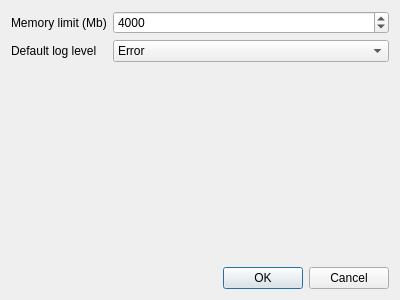
<?xml version="1.0" encoding="UTF-8"?>
<ui version="4.0">
 <class>PreferencesDialog</class>
 <widget class="QDialog" name="PreferencesDialog">
  <property name="geometry">
   <rect>
    <x>0</x>
    <y>0</y>
    <width>400</width>
    <height>300</height>
   </rect>
  </property>
  <property name="windowTitle">
   <string>Preferences</string>
  </property>
  <layout class="QVBoxLayout" name="verticalLayout">
   <item>
    <layout class="QFormLayout" name="formLayout">
     <property name="fieldGrowthPolicy">
      <enum>QFormLayout::AllNonFixedFieldsGrow</enum>
     </property>
     <item row="0" column="0">
      <widget class="QLabel" name="label">
       <property name="text">
        <string>Memory limit (Mb)</string>
       </property>
      </widget>
     </item>
     <item row="0" column="1">
      <widget class="QSpinBox" name="spinBox_MemoryLimit">
       <property name="minimum">
        <number>1000</number>
       </property>
       <property name="maximum">
        <number>1000000</number>
       </property>
       <property name="value">
        <number>4000</number>
       </property>
      </widget>
     </item>
     <item row="1" column="0">
      <widget class="QLabel" name="label_2">
       <property name="text">
        <string>Default log level</string>
       </property>
      </widget>
     </item>
     <item row="1" column="1">
      <widget class="QComboBox" name="comboBox_LogLevel">
       <item>
        <property name="text">
         <string>Error</string>
        </property>
       </item>
       <item>
        <property name="text">
         <string>Warning</string>
        </property>
       </item>
       <item>
        <property name="text">
         <string>Message</string>
        </property>
       </item>
       <item>
        <property name="text">
         <string>Verbose</string>
        </property>
       </item>
       <item>
        <property name="text">
         <string>Debug</string>
        </property>
       </item>
      </widget>
     </item>
    </layout>
   </item>
   <item>
    <widget class="QDialogButtonBox" name="buttonBox">
     <property name="orientation">
      <enum>Qt::Horizontal</enum>
     </property>
     <property name="standardButtons">
      <set>QDialogButtonBox::Cancel|QDialogButtonBox::Ok</set>
     </property>
    </widget>
   </item>
  </layout>
 </widget>
 <resources/>
 <connections>
  <connection>
   <sender>buttonBox</sender>
   <signal>accepted()</signal>
   <receiver>PreferencesDialog</receiver>
   <slot>accept()</slot>
   <hints>
    <hint type="sourcelabel">
     <x>248</x>
     <y>254</y>
    </hint>
    <hint type="destinationlabel">
     <x>157</x>
     <y>274</y>
    </hint>
   </hints>
  </connection>
  <connection>
   <sender>buttonBox</sender>
   <signal>rejected()</signal>
   <receiver>PreferencesDialog</receiver>
   <slot>reject()</slot>
   <hints>
    <hint type="sourcelabel">
     <x>316</x>
     <y>260</y>
    </hint>
    <hint type="destinationlabel">
     <x>286</x>
     <y>274</y>
    </hint>
   </hints>
  </connection>
 </connections>
</ui>
